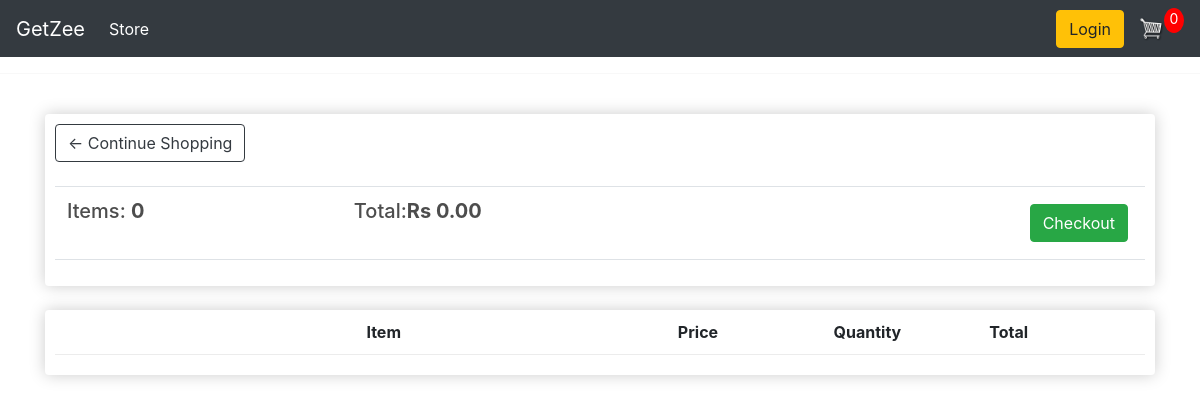
Page /cart (signed in) on the earlier database version.
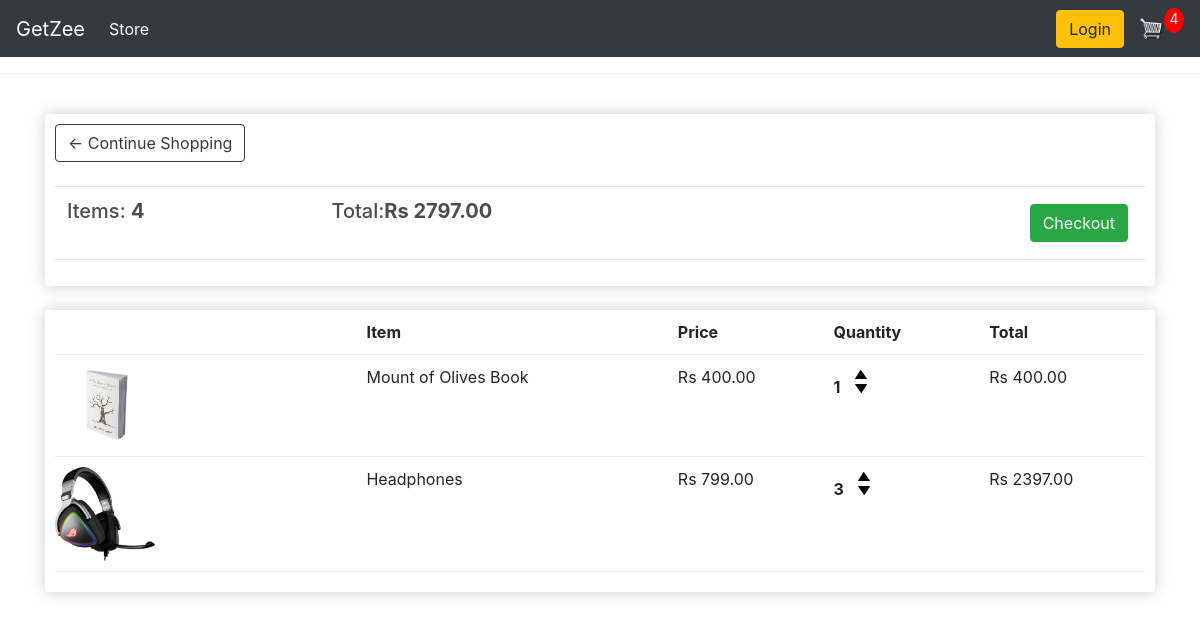
Same page on the later database version.
### ecomApp/models.py (models this page shows, shortened)
class Order(models.Model):
    customer = models.ForeignKey(Customer, on_delete=models.SET_NULL, null=True, blank=True)
    date_ordered = models.DateField(auto_now_add=True)
    complete = models.BooleanField(default=False)
    transaction_id = models.CharField(max_length=100, null=True)
    @property
    def get_cart_total(self):
        orderitems = self.orderitem_set.all()
        total = sum([item.get_total for item in orderitems])
        return total
    @property
    def get_cart_items(self):
        orderitems = self.orderitem_set.all()
        total = sum([item.quantity for item in orderitems])
        return total

class OrderItem(models.Model):
    product = models.ForeignKey(Product, on_delete=models.SET_NULL, null=True)
    order = models.ForeignKey(Order, on_delete=models.SET_NULL, null=True)
    quantity = models.IntegerField(default=0, null=True, blank=True)
    date_added = models.DateTimeField(auto_now_add=True)
    @property
    def get_total(self):
        total = self.product.price * self.quantity
        return total

class Product(models.Model):
    name = models.CharField(max_length=200)
    price = models.DecimalField(max_digits=7, decimal_places=2)
    digital = models.BooleanField(default=False, null=True, blank=True)
    image = models.ImageField(null=True, blank=True)
    @property
    def imageURL(self):
        try:
            url = self.image.url
        except:
            url = ''
        return url

### ecomApp/views.py (the view)
# urls.py: path('cart', views.cart, name='cart'),
def cart(request):
    data = cartData(request)
    cartItems = data['cartItems']
    order = data['order']
    items = data['items']
    context = {'items':items, 'order':order, 'cartItems': cartItems}
    return render(request, 'cart.html', context)

### ecomApp/utils.py (called while the page is built)
def cartData(request):
    if request.user.is_authenticated:
        customer = request.user.customer
        order, created = Order.objects.get_or_create(customer=customer, complete=False)
        items = order.orderitem_set.all()
        cartItems = order.get_cart_items
    else:
        cookieData = cookieCart(request)
        cartItems = cookieData['cartItems']
        order = cookieData['order']
        items = cookieData['items']
    return {"cartItems": cartItems, "order": order, "items": items}

### templates/cart.html
{% extends 'main.html' %}
{% load static %}
{% block content %}
<div class="row">
	<div class="col-lg-12">
		<div class="box-element">
            <a  class="btn btn-outline-dark" href="{% url 'store' %}">&#x2190; Continue Shopping</a>
            <br>
            <br>
            <table class="table">
                <tr>
                    <th><h5>Items: <strong>{{order.get_cart_items}}</strong></h5></th>
                    <th><h5>Total:<strong>Rs {{order.get_cart_total|floatformat:2}}</strong></h5></th>
                    <th>
                        <a  style="float:right; margin:5px;" class="btn btn-success" href="{% url 'checkout' %}">Checkout</a>
                    </th>
                </tr>
            </table>
        </div>
		<br>
		<div class="box-element">
            <div class="cart-row">
                <div style="flex:2"></div>
                <div style="flex:2"><strong>Item</strong></div>
                <div style="flex:1"><strong>Price</strong></div>
                <div style="flex:1"><strong>Quantity</strong></div>
                <div style="flex:1"><strong>Total</strong></div>
            </div>
            {% for item in items %}
            <div class="cart-row">
                <div style="flex:2"><img class="row-image" src="{{item.product.imageURL}}"></div>
                <div style="flex:2"><p>{{item.product.name}}</p></div>
                <div style="flex:1"><p>Rs {{item.product.price|floatformat:2}}</p></div>
                <div style="flex:1">
                    <p class="quantity">{{item.quantity}}</p>
                    <div class="quantity">
                        <img data-product={{item.product.id}} data-action = "add" class="chg-quantity update-cart" src="{% static  'images/arrow-up.png' %}">
                        <img data-product={{item.product.id}} data-action = "remove" class="chg-quantity update-cart" src="{% static  'images/arrow-down.png' %}">
                    </div>
                </div>
                <div style="flex:1"><p>Rs {{item.get_total|floatformat:2}}</p></div>
            </div>
            {% endfor %}
	</div>
</div>
{% endblock content %}

### templates/main.html (shortened to what this page needs)
{% load static %}
<html>
    <head>
        <link rel="stylesheet" type="text/css" href="{% static 'css/main1.css' %}">
        <link href="https://cdn.jsdelivr.net/npm/bootstrap@5.2.3/dist/css/bootstrap.min.css" rel="stylesheet">
        <link rel="stylesheet" href="https://stackpath.bootstrapcdn.com/bootstrap/4.4.1/css/bootstrap.min.css">
     </head>
     <body>
        <nav class="navbar navbar-expand-lg navbar-dark bg-dark">
            <a class="navbar-brand" href="{% url 'store' %}">GetZee</a>
            <div class="collapse navbar-collapse" id="navbarSupportedContent">
              <ul class="navbar-nav mr-auto">
                <li class="nav-item active">
                  <a class="nav-link" href="{% url 'store' %}">Store <span class="sr-only">(current)</span></a>
                </li>
              </ul>
              <div class="form-inline my-2 my-lg-0">
                   <a href="#"class="btn btn-warning">Login</a>
                   <a href="{% url 'cart' %}">
                      <img  id="cart-icon" src="{% static 'images/cart.png' %}">
                  </a>
                  <p id="cart-total">{{cartItems}}</p>
              </div>
            </div>
          </nav>
        <hr>
         <div class="container">
                <br>
                {% block content %}
                 {% endblock content %}
         </div>
     </body>
</html>

### static/css/main1.css (style rules this page uses)
body { background-color: hsl(0, 0%, 98%); }
h1,h2,h3,h4,h5,h6 { color:hsl(0, 0%, 30%); }
.box-element { box-shadow:hsl(0, 0%, 80%) 0 0 16px; background-color: #fff; border-radius: 4px; padding: 10px; }
.bg-dark { background-color: #4f868c!important; }
#cart-icon { width:25px; display: inline-block; margin-left: 15px; }
#cart-total { display: block; text-align: center; color:#fff; background-color: red; width: 20px; height: 25px; border-radius: 50%; font-size: 14px; }
.col-lg-4, .col-lg-6, .col-lg-8, .col-lg-12 { margin-top: 10px; }
.btn { border-radius: 0; }
.row-image { width: 100px; }
.cart-row { display: flex; align-items: flex-stretch; padding-bottom: 10px; margin-bottom: 10px; border-bottom: 1px solid #ececec; }
.quantity { display: inline-block; font-weight: 700; padding-right:10px; }
.chg-quantity { width: 12px; cursor: pointer; display: block; margin-top: 5px; transition:.1s; }

Differences in the rows shown:
computed for Order: get_cart_items "0" → "4"; get_cart_total "0.00" → "2797.00"
added OrderItem: product.imageURL (picture), product.name "Mount of Olives Book", product.price "400.00", quantity "1", get_total "400.00"
added OrderItem: product.imageURL (picture), product.name "Headphones", product.price "799.00", quantity "3", get_total "2397.00"
Other differences:
{{ cartItems }}: "0" → "4"
